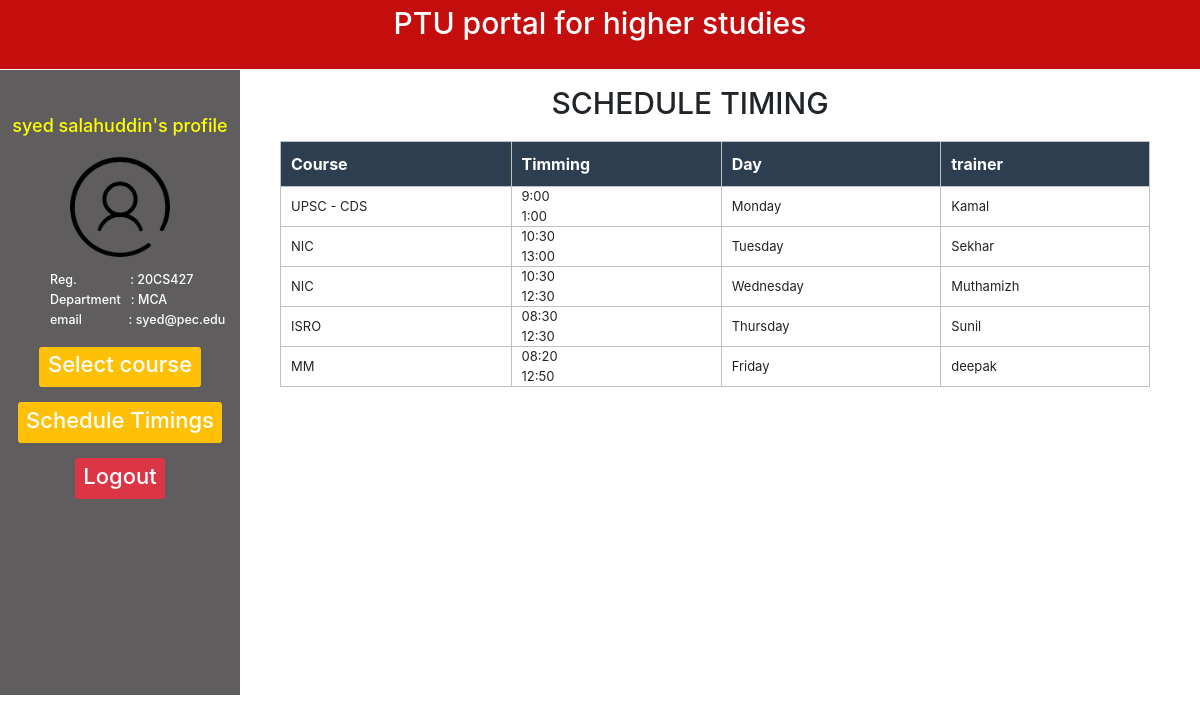
Screenshot of /student/schedule.php?rn=20CS427 with the database file from the repository.
### tables this page shows
CREATE TABLE `student_tbl` (
  `id` int(20) NOT NULL,
  `reg_id` varchar(10) NOT NULL,
  `name` varchar(30) NOT NULL,
  `cour_id` varchar(10) NOT NULL,
  `dept` varchar(50) NOT NULL,
  `address` varchar(200) NOT NULL,
  `contact` varchar(10) NOT NULL,
  `email_id` varchar(20) NOT NULL,
  `password` varchar(10) NOT NULL
);

CREATE TABLE `timetable` (
  `id` int(20) NOT NULL,
  `courseid` varchar(20) NOT NULL,
  `tr_name` varchar(30) NOT NULL,
  `time_from` varchar(20) NOT NULL,
  `time_to` varchar(20) NOT NULL,
  `day` varchar(30) NOT NULL
);

### student/schedule.php (the view, shortened to what this page needs)
<!DOCTYPE html>
<html>
<head>
	<link rel="stylesheet" href="https://maxcdn.bootstrapcdn.com/bootstrap/3.3.7/css/bootstrap.min.css">
	<link rel="stylesheet" type="text/css" href="style.css">
      <link rel="stylesheet" type="text/css" href="../bootstrap/css/bootstrap.min.css">
      <link rel="stylesheet" type="text/css" href="../css/footer.css">
      <link rel="stylesheet" type="text/css" href="../css/style.css">
    <link rel="stylesheet" href="https://stackpath.bootstrapcdn.com/font-awesome/4.7.0/css/font-awesome.min.css">
</head>
	<body style="background-color:white;background-size:cover">
	<div  style="background-color:#c40d0d;height:70px;padding-top:5px;border-bottom:.1rem solid #fff">
	<center>
	  <h2 style="color:white">PTU portal for higher studies</h2></center>
</div>
<div id="prof" style="background-color:rgb(95, 93, 93)" >
	<div>
		<div >
			<?php
					$number=$_GET['rn'];
				 	$con=mysqli_connect("localhost","root","","hsportal")or die("could not connect");
					$qry=mysqli_query($con,"SELECT * FROM `student_tbl` WHERE reg_id='$number'") or die("plz check the query");
				    while ($row=mysqli_fetch_array($qry))
					 {
						$roll=$row[1];
						$name=$row[2];
                        $mail=$row[7];
                        $deprt=$row[4];
					}
			?>
			<br><br><br>
			<h2><?php echo $name?>'s profile</h2><br></div>
				<div>
					<img src="../img/prf.png" width="100px" height="100px"><br><br>
					<h5 style="text-align:left;margin-left:50px;">Reg.&nbsp&nbsp&nbsp&nbsp&nbsp&nbsp&nbsp&nbsp&nbsp&nbsp&nbsp&nbsp&nbsp&nbsp&nbsp
                    <?php echo ":  ".$roll ?></h5>
					<h5 style="text-align:left;margin-left:50px;">Department &nbsp&nbsp<?php echo ":  ".$deprt ?></h5>
					<h5 style="text-align:left;margin-left:50px;">email &nbsp&nbsp&nbsp&nbsp&nbsp&nbsp&nbsp&nbsp&nbsp&nbsp&nbsp&nbsp
                    <?php echo ":  ".$mail ?></h3>
				<br>
				<button type="button" class="btn btn-warning"><h4><a   href="ajaxcoursepage.php?rn=<?php echo $roll ?>" style="text-decoration: none; color: white; ">Select course</a></h4></button><br><br>
				<button type="button" class="btn btn-warning"><h4><a   href="schedule.php?rn=<?php echo $roll ?>" style="text-decoration: none; color: white; ">Schedule Timings</a></h4></button><br><br>
				<button type="button" class="btn btn-danger"><h4><a href="logout.php" style="text-decoration: none; color: white;">Logout</a></h4></button>
				</div>
</div></div></div>
            <div class="col-sm-9">
                <br>
                <h2 style="text-align:center;">SCHEDULE TIMING</h2>
                <br>
                <table class="w-100 table-elements table-three-tr" cellpadding="3">
                <tr class="table-tr-head table-three text-white">
                    <th>Course</th>
                    <th>Timming</th>
                    <th>Day</th>
                    <th>trainer</th>
                    </tr>
                    <?php
                        $query="select * from timetable";
                        $run=mysqli_query($con,$query);
                        while($row=mysqli_fetch_array($run)) {
                        echo "<tr>";
                        echo "<td>".$row["courseid"];
                        echo "<td>" .$row["time_from"]."<br>".$row["time_to"]."</td>";
                        echo "<td>".$row["day"]."</td>";
                        echo "<td>".$row["tr_name"]."</td>";
                        }
                    ?>
                </table>
            </div>
</body>
</html>

### student/style.css (style rules this page uses)
body { margin: 0px; border: 0px; font-family: sans-serif; transition: .5s all; }
.btn { border: none; border-radius:5px; color: white; padding:10px 25px; font-size: 16px; cursor: pointer; }

### Css/style.css (style rules this page uses)
h2 { font-size: 30px; }
h4 { font-size: 22px; }
.table-elements tr, td, th { font-size: 13px; border: 1px solid rgb(194, 193, 193); padding-left: 10px !important; }
.table-three { background: #2c3e50 !important; }
.table-tr-head { height: 45px !important; padding: 10px !important; margin-top: 5px !important; }
.table-font-for-transcript td, th { font-size: 16px !important; }

### student/schedule.php (style rules this page uses)
#prof { margin-top:px; width:20%; height:625px; border-bottom: 700px; text-align: center; min-height: 0px; background-size:cover; color: white; float: left; }
table { text-align:left; margin-left: 25px; }
#prof div div h2 { font-size: 10px; }
#prof div div h2 { font-size: 18px; }
#prof div div h2 { font-size: 18px; color: #FF0; }

### rows the page displays
student_tbl: name "syed salahuddin", reg "20CS427", dept "MCA", email "syed@pec.edu"
timetable: courseid "UPSC - CDS", time_from "9:00", time_to "1:00", day "Monday", tr_name "Kamal"
timetable: courseid "NIC", time_from "10:30", time_to "13:00", day "Tuesday", tr_name "Sekhar"
timetable: courseid "NIC", time_from "10:30", time_to "12:30", day "Wednesday", tr_name "Muthamizh"
timetable: courseid "ISRO", time_from "08:30", time_to "12:30", day "Thursday", tr_name "Sunil"
timetable: courseid "MM", time_from "08:20", time_to "12:50", day "Friday", tr_name "deepak"
